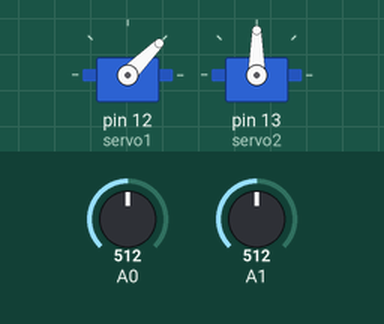
This sketch was run on a simulated Arduino Leonardo, built with avr-gcc and run on an emulated ATmega32U4. Parts: 2 × servo. The test bench sets the inputs (shaded band); at power-on: A0 = 512, A1 = 512. USB keyboard and mouse output is not drawn.

Above: at 1.2 s.
1.3 s: A0 set to 716
At 2.5 s:
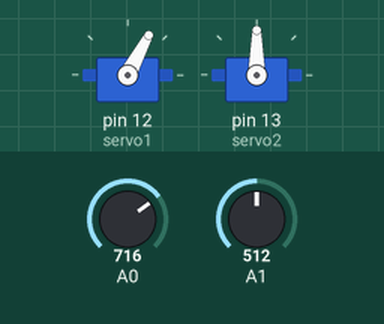
2.8 s: A1 set to 716
At 3.9 s:
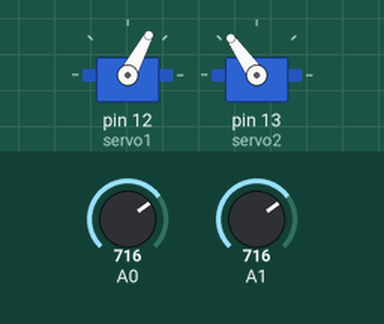
4.3 s: A1 set to 900
At 5.0 s:
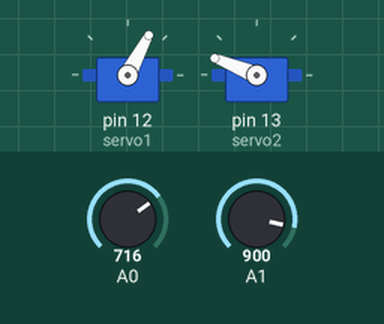
5.8 s: A0 set to 511
At 6.1 s:
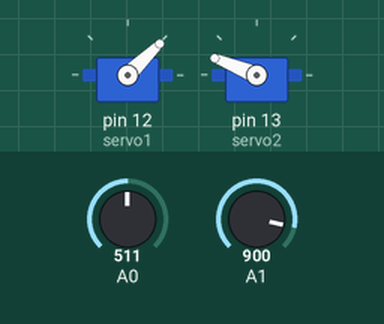
7.3 s: A1 set to 1023
At 8.5 s:
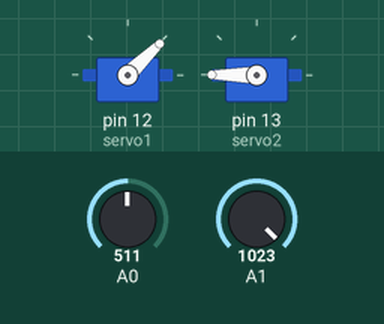
8.8 s: A0 set to 306
At 9.6 s:
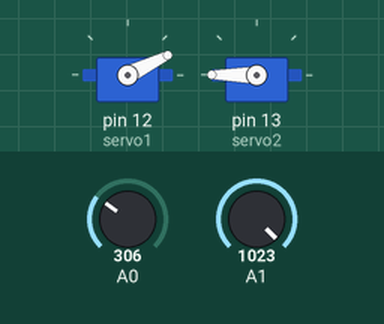
Timing chart, 0 to 11.3 s (numbered marks = the images above; inputs shaded):
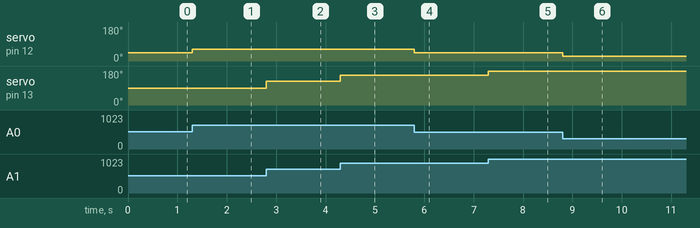

Measured:
- after the input at 1.3 s, servo on pin 12 (servo1): 45° → 62° at once
- after the input at 2.8 s, servo on pin 13 (servo2): 90° → 125° at once
- after the input at 4.3 s, servo on pin 13 (servo2): 125° → 158° at once
- after the input at 5.8 s, servo on pin 12 (servo1): 62° → 44° at once
- after the input at 7.3 s, servo on pin 13 (servo2): 158° → 180° at once
- after the input at 8.8 s, servo on pin 12 (servo1): 44° → 26° at once

The sketch:

hafta2_dev3.ino
```cpp
#include <Joystick.h>
#include <Servo.h>
Joystick_ Joystick;
Servo servo1;
Servo servo2;
#define Pot1 A0
#define Pot2 A1
int deger1;
int deger2;


void setup() {
Joystick.begin ();
servo1.attach(12);
servo2.attach(13);

}

void loop() {
 Joystick.setXAxis(analogRead(A0));
 Joystick.setYAxis(analogRead(A1));

 Joystick.sendState ();

deger1=analogRead(A0);
deger1=map(deger1,0,1023,0,90);
servo1.write(deger1);

deger2=analogRead(A1);
deger2=map(deger2,0,1023,0,180);
servo2.write(deger2);


}
```
